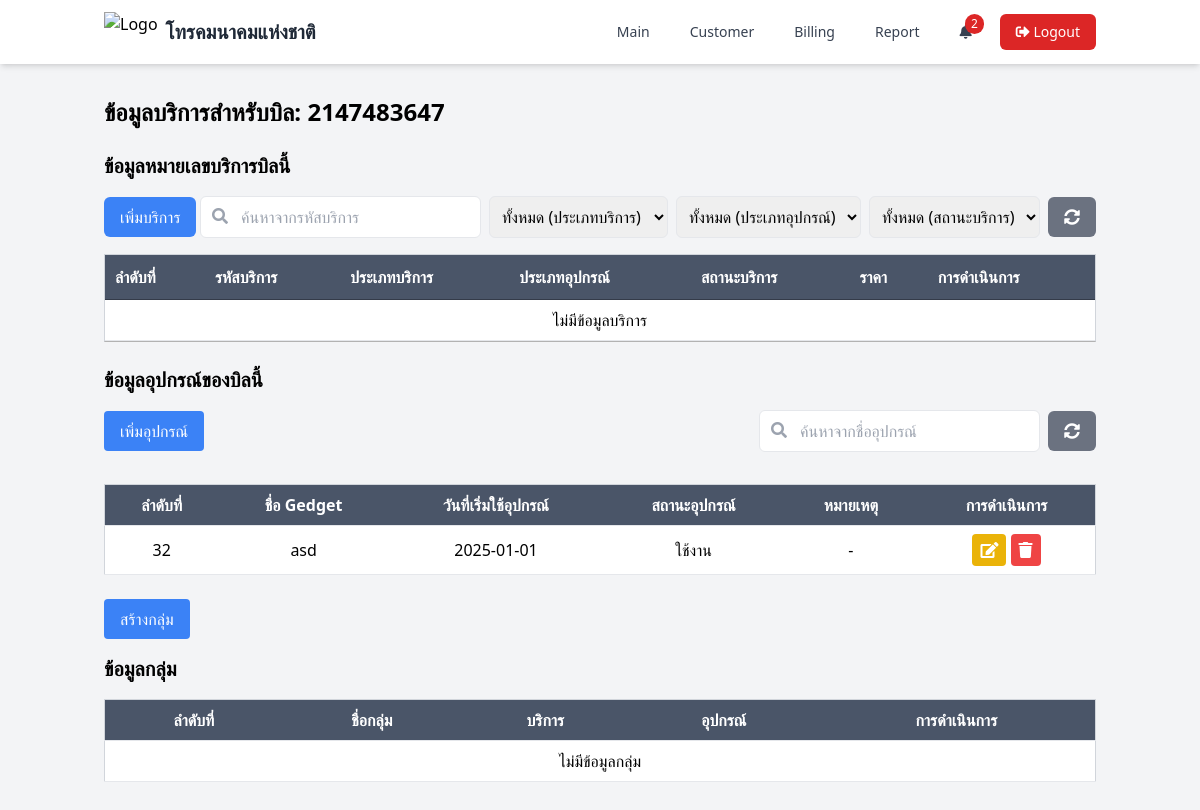
/page/service_bill.php?id_bill=41 (signed in), run on the app's committed database.
### tables this page shows
CREATE TABLE `bill_customer` (
  `id_bill` int(11) NOT NULL,
  `number_bill` int(15) DEFAULT NULL,
  `type_bill` enum('CIP+','Special Bill','Nt1') DEFAULT NULL,
  `status_bill` enum('ใช้งาน','ยกเลิกใช้งาน') DEFAULT NULL,
  `id_customer` int(11) DEFAULT NULL,
  `create_at` date DEFAULT NULL,
  `update_at` date DEFAULT NULL,
  `date_count` int(11) DEFAULT NULL,
  `end_date` date DEFAULT NULL,
  `contact_count` int(11) DEFAULT 0,
  `contact_status` enum('ยังไม่ได้เลือก','ต่อสัญญา','ยกเลิกสัญญา') DEFAULT 'ยังไม่ได้เลือก'
);

CREATE TABLE `gedget` (
  `id_gedget` int(11) NOT NULL,
  `name_gedget` varchar(100) DEFAULT NULL,
  `id_bill` int(11) NOT NULL,
  `create_at` date DEFAULT NULL,
  `status_gedget` enum('ใช้งาน','ยกเลิก') DEFAULT 'ใช้งาน',
  `note` text DEFAULT NULL
);

### page/service_bill.php (the view, shortened to what this page needs)
<?php
require_once '../function/functions.php';
$id_bill = isset($_GET['id_bill']) ? intval($_GET['id_bill']) : 0;
if ($id_bill > 0) {
    $sql = "SELECT * FROM bill_customer WHERE id_bill = ?";
    $stmt = $conn->prepare($sql);
    $stmt->bind_param("i", $id_bill);
    $stmt->execute();
    $result = $stmt->get_result();
    $bill = $result->fetch_assoc();
    $sql = "SELECT * FROM service_customer WHERE id_bill = ?";
    $stmt = $conn->prepare($sql);
    $stmt->bind_param("i", $id_bill);
    $stmt->execute();
    $services = $stmt->get_result()->fetch_all(MYSQLI_ASSOC);
    $sql = "SELECT * FROM gedget WHERE id_bill = ?";
    $stmt = $conn->prepare($sql);
    $stmt->bind_param("i", $id_bill);
    $stmt->execute();
    $gedgets = $stmt->get_result()->fetch_all(MYSQLI_ASSOC);
    $sql = "SELECT * FROM service_customer WHERE id_bill = ?";
    $stmt = $conn->prepare($sql);
    $stmt->bind_param("i", $id_bill);
    $stmt->execute();
    $services = $stmt->get_result()->fetch_all(MYSQLI_ASSOC);
    $sql = "SELECT * FROM gedget WHERE id_bill = ?";
    $stmt = $conn->prepare($sql);
    $stmt->bind_param("i", $id_bill);
    $stmt->execute();
    $gedgets = $stmt->get_result()->fetch_all(MYSQLI_ASSOC);
    $sql = "SELECT sc.id_service, sc.code_service, sc.type_service, sc.type_gadget, sc.status_service,
    COALESCE(SUM(o.mainpackage_price + o.ict_price), 0) AS total_price
    FROM service_customer sc
    LEFT JOIN package_list pl ON sc.id_service = pl.id_service AND pl.status_package = 'ใช้งาน'
    LEFT JOIN product_list pr ON pl.id_package = pr.id_package AND pr.status_product = 'ใช้งาน'
    LEFT JOIN overide o ON pr.id_product = o.id_product
    WHERE sc.id_bill = ?
    GROUP BY sc.id_service";
    $stmt = $conn->prepare($sql);
    $stmt->bind_param("i", $id_bill);
    $stmt->execute();
    $services = $stmt->get_result()->fetch_all(MYSQLI_ASSOC);
} else {
    header('Location: bill.php');
    exit;
}
?>
<!DOCTYPE html>
<html lang="en">
<head>
    <script src="https://cdn.tailwindcss.com"></script>
    <link rel="stylesheet" type="text/css" href="https://cdn.datatables.net/1.11.5/css/jquery.dataTables.css">
    <link rel="stylesheet" href="https://cdnjs.cloudflare.com/ajax/libs/font-awesome/5.15.4/css/all.min.css">
</head>
<body class="bg-gray-100">
    <?php include './components/navbar.php'; ?>
    <div class="container mx-auto px-4 py-8">
        <h1 class="text-2xl font-bold mb-4">ข้อมูลบริการสำหรับบิล: <?php echo htmlspecialchars($bill['number_bill']); ?></h1>
        <div class="mt-6">
            <h2 class="text-xl font-bold mb-4">ข้อมูลหมายเลขบริการบิลนี้</h2>
                <div class="flex justify-between items-center mb-4">
                    <button onclick="openModal('service')" class="bg-blue-500 text-white px-4 py-2 rounded-md">เพิ่มบริการ</button>
                    <div class="flex items-center">
                        <div class="relative">
                            <input type="text" id="serviceSearch" placeholder="ค้นหาจากรหัสบริการ" class="border p-2 rounded-md pl-10 mr-2">
                            <i class="fas fa-search absolute left-3 top-3 text-gray-400"></i>
                        </div>
                        <select id="serviceTypeFilter" class="p-2 border rounded-md mr-2">
                            <option value="">ทั้งหมด (ประเภทบริการ)</option>
                        </select>
                        <select id="serviceGadgetFilter" class="p-2 border rounded-md mr-2">
                            <option value="">ทั้งหมด (ประเภทอุปกรณ์)</option>
                        </select>
                        <select id="serviceStatusFilter" class="p-2 border rounded-md mr-2">
                            <option value="">ทั้งหมด (สถานะบริการ)</option>
                        </select>
                        <button onclick="resetServiceFilters()" class="bg-gray-500 text-white px-4 py-2 rounded-md"> <i class="fas fa-sync-alt"></i></button>
                    </div>
                </div>
            <table id="serviceTable" class="common-table min-w-full bg-white border border-gray-300">
                <thead>
                    <tr>
                        <th class="py-2 px-4 border-b">ลำดับที่</th>
                        <th class="py-2 px-4 border-b">รหัสบริการ</th>
                        <th class="py-2 px-4 border-b">ประเภทบริการ</th>
                        <th class="py-2 px-4 border-b">ประเภทอุปกรณ์</th>
                        <th class="py-2 px-4 border-b">สถานะบริการ</th>
                        <th class="py-2 px-4 border-b">ราคา</th>
                        <th class="py-2 px-4 border-b">การดำเนินการ</th>
                    </tr>
                </thead>
                <tbody>
                    <?php if (!empty($services)): ?>
                        <?php foreach ($services as $service): ?>
                            <tr>
                                <td class="py-2 px-4 border-b text-center"></td>
                                <td class="py-2 px-4 border-b text-center"><?php echo htmlspecialchars($service['code_service']); ?></td>
                                <td class="py-2 px-4 border-b text-center"><?php echo htmlspecialchars($service['type_service']); ?></td>
                                <td class="py-2 px-4 border-b text-center"><?php echo htmlspecialchars($service['type_gadget']); ?></td>
                                <td class="py-2 px-4 border-b text-center"><?php echo htmlspecialchars($service['status_service']); ?></td>
                                <td class="py-2 px-4 border-b text-center"><?php echo htmlspecialchars($service['total_price'] ?? '0'); ?></td>
                                <td class="py-2 px-4 border-b text-center">
                                    <button onclick="openModal('service', <?php echo $service['id_service']; ?>)" class="bg-yellow-500 text-white px-2 py-1 rounded"> <i class="fas fa-edit"></i></button>
                                    <button onclick="deleteItem('service', <?php echo $service['id_service']; ?>)" class="bg-red-500 text-white px-2 py-1 rounded"><i class="fas fa-trash"></i></button>
                                    <a href="service_detail.php?id_service=<?php echo $service['id_service']; ?>" class="bg-blue-500 text-white px-2 py-1 rounded-md">
                                        <i class="fas fa-info-circle"></i> Info
                                    </a>
                                </td>
                            </tr>
                        <?php endforeach; ?>
                    <?php else: ?>
                        <tr>
                            <td colspan="7" class="py-2 px-4 border-b text-center">ไม่มีข้อมูลบริการ</td>
                        </tr>
                    <?php endif; ?>
                </tbody>
            </table>
        </div>
        <div class="mt-6">
            <h2 class="text-xl font-bold mb-4">ข้อมูลอุปกรณ์ของบิลนี้</h2>
                <div class="flex justify-between items-center mb-4">
                    <button onclick="openModal('gedget')" class="bg-blue-500 text-white px-4 py-2 rounded mb-4">เพิ่มอุปกรณ์</button>
                    <div class="flex justify-between items-center mb-4">
                        <div class="relative">
                            <input type="text" id="gedgetSearch" placeholder="ค้นหาจากชื่ออุปกรณ์" class="border p-2 rounded-md pl-10 mr-2">
                            <i class="fas fa-search absolute left-3 top-3 text-gray-400"></i>
                        </div>
                        <button onclick="resetGedgetFilters()" class="bg-gray-500 text-white px-4 py-2 rounded-md"> <i class="fas fa-sync-alt"></i></button>
                    </div>
                </div>
            <table id="gedgetTable" class="common-table min-w-full bg-white border border-gray-300">
                <thead>
                    <tr>
                        <th class="py-2 px-4 border-b">ลำดับที่</th>
                        <th class="py-2 px-4 border-b">ชื่อ Gedget</th>
                        <th class="py-2 px-4 border-b">วันที่เริ่มใช้อุปกรณ์</th>
                        <th class="py-2 px-4 border-b">สถานะอุปกรณ์</th>
                        <th class="py-2 px-4 border-b">หมายเหตุ</th>
                        <th class="py-2 px-4 border-b">การดำเนินการ</th>
                    </tr>
                </thead>
                <tbody>
                    <?php if (!empty($gedgets)): ?>
                        <?php foreach ($gedgets as $gedget): ?>
                            <tr>
                                <td class="py-2 px-4 border-b text-center"><?php echo $gedget['id_gedget']; ?></td>
                                <td class="py-2 px-4 border-b text-center"><?php echo htmlspecialchars($gedget['name_gedget']); ?></td>
                                <td class="py-2 px-4 border-b text-center"><?php echo htmlspecialchars($gedget['create_at']); ?></td>
                                <td class="py-2 px-4 border-b text-center"><?php echo htmlspecialchars($gedget['status_gedget']); ?></td>
                                <td class="py-2 px-4 border-b text-center"><?php echo $gedget['note'] !== null ? htmlspecialchars($gedget['note']) : '-'; ?></td>
                                <td class="py-2 px-4 border-b text-center">
                                    <button onclick="openModal('gedget', <?php echo $gedget['id_gedget']; ?>)" class="bg-yellow-500 text-white px-2 py-1 rounded"> <i class="fas fa-edit"></i></button>
                                    <button onclick="deleteItem('gedget', <?php echo $gedget['id_gedget']; ?>)" class="bg-red-500 text-white px-2 py-1 rounded"><i class="fas fa-trash"></i></button>
                                </td>
                            </tr>
                        <?php endforeach; ?>
                    <?php else: ?>
                        <tr>
                            <td colspan="4" class="py-2 px-4 border-b text-center">ไม่มีข้อมูล Gedget</td>
                        </tr>
                    <?php endif; ?>
                </tbody>
            </table>
        </div>
        <div class="mt-6">
            <button onclick="openModal('group')" class="bg-blue-500 text-white px-4 py-2 rounded mb-4">สร้างกลุ่ม</button>
            <h2 class="text-xl font-bold mb-4">ข้อมูลกลุ่ม</h2>
            <table id="groupTable" class="common-table min-w-full bg-white border border-gray-300">
                <thead>
                    <tr>
                        <th class="py-2 px-4 border-b">ลำดับที่</th>
                        <th class="py-2 px-4 border-b">ชื่อกลุ่ม</th>
                        <th class="py-2 px-4 border-b">บริการ</th>
                        <th class="py-2 px-4 border-b">อุปกรณ์</th>
                        <th class="py-2 px-4 border-b">การดำเนินการ</th>
                    </tr>
                </thead>
                <tbody>
                    <?php
                    $sql = "SELECT * FROM group_service WHERE id_bill = ?";
                    $stmt = $conn->prepare($sql);
                    $stmt->bind_param("i", $id_bill);
                    $stmt->execute();
                    $groups = $stmt->get_result()->fetch_all(MYSQLI_ASSOC);
                    if (!empty($groups)): ?>
                        <?php foreach ($groups as $group): ?>
                            <?php
                            $sql = "SELECT * FROM group_servicedetail WHERE id_group = ?";
                            $stmt = $conn->prepare($sql);
                            $stmt->bind_param("i", $group['id_group']);
                            $stmt->execute();
                            $groupDetails = $stmt->get_result()->fetch_all(MYSQLI_ASSOC);
                            $servicesInGroup = [];
                            $gedgetsInGroup = [];
                            foreach ($groupDetails as $detail) {
                                if ($detail['id_service']) {
                                    $sql = "SELECT * FROM service_customer WHERE id_service = ?";
                                    $stmt = $conn->prepare($sql);
                                    $stmt->bind_param("i", $detail['id_service']);
                                    $stmt->execute();
                                    $service = $stmt->get_result()->fetch_assoc();
                                    if ($service) {
                                        $servicesInGroup[] = $service['code_service'];
                                    }
                                }
                                if ($detail['id_gedget']) {
                                    $sql = "SELECT * FROM gedget WHERE id_gedget = ?";
                                    $stmt = $conn->prepare($sql);
                                    $stmt->bind_param("i", $detail['id_gedget']);
                                    $stmt->execute();
                                    $gedget = $stmt->get_result()->fetch_assoc();
                                    if ($gedget) {
                                        $gedgetsInGroup[] = $gedget['name_gedget'];
                                    }
                                }
                            }
                            ?>
                            <tr>
                                <td class="py-2 px-4 border-b text-center"><?php echo $group['id_group']; ?></td>
                                <td class="py-2 px-4 border-b text-center"><?php echo htmlspecialchars($group['group_name']); ?></td>
                                <td class="py-2 px-4 border-b text-center"><?php echo implode(', ', $servicesInGroup); ?></td>
                                <td class="py-2 px-4 border-b text-center"><?php echo implode(', ', $gedgetsInGroup); ?></td>
                                <td class="py-2 px-4 border-b text-center">
                                    <button onclick="openModal('group', <?php echo $group['id_group']; ?>)" class="bg-yellow-500 text-white px-2 py-1 rounded"> <i class="fas fa-edit"></i></button>
                                    <button onclick="deleteItem('group', <?php echo $group['id_group']; ?>)" class="bg-red-500 text-white px-2 py-1 rounded"><i class="fas fa-trash"></i></button>
                                </td>
                            </tr>
                        <?php endforeach; ?>
                    <?php else: ?>
                        <tr>
                            <td colspan="5" class="py-2 px-4 border-b text-center">ไม่มีข้อมูลกลุ่ม</td>
                        </tr>
                    <?php endif; ?>
                </tbody>
            </table>
        </div>
    </div>
</body>
</html>

### page/service_bill.php (style rules this page uses)
.common-table thead th { background-color: #4a5568; color: white; }
.common-table tbody tr { background-color: rgb(255, 255, 255); }

### data on the page
bill_customer: number_bill "2147483647"
gedget: id_gedget "32", name_gedget "asd", create_at "2025-01-01", status_gedget "ใช้งาน"

### other printed values
$near_expiry_count "2"
